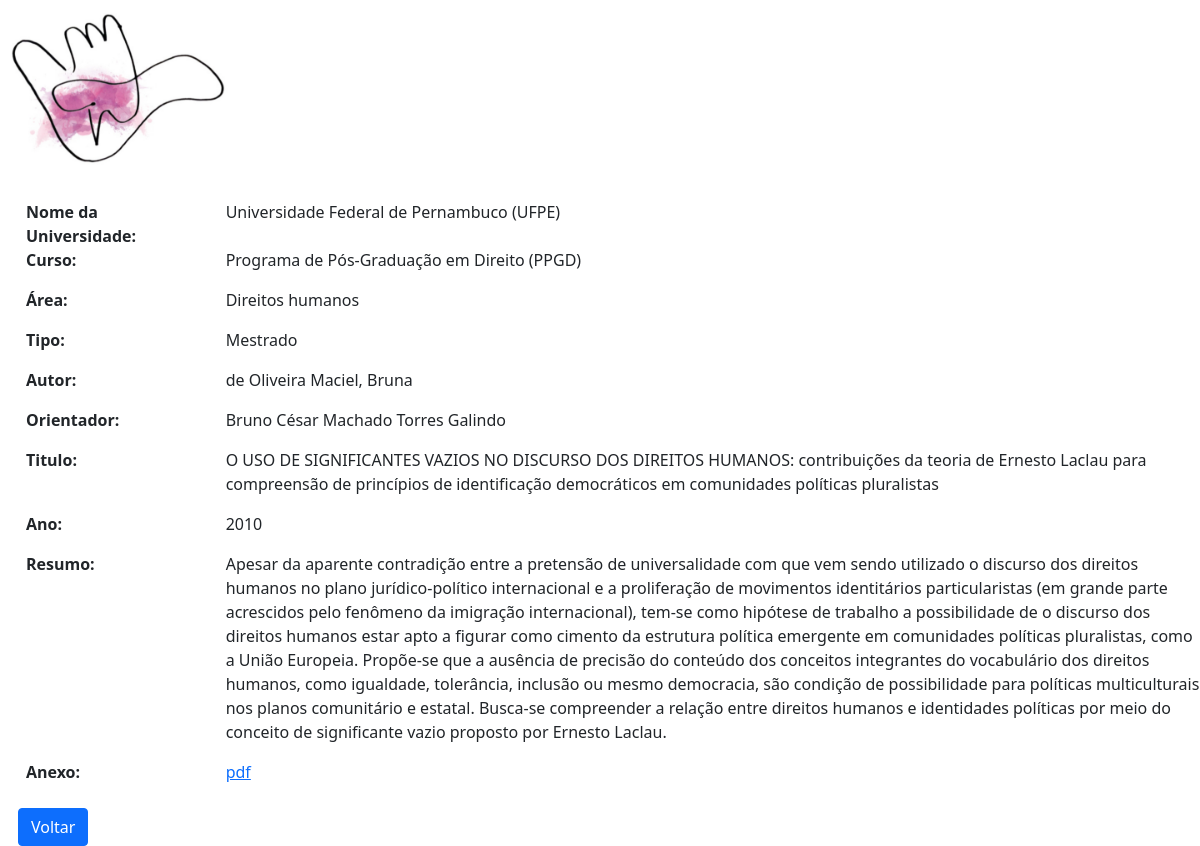
The app's page /detalhes.php?id=275 with its own data.
### tables this page shows
CREATE TABLE `tese_dissertacao` (
  `id` int(11) NOT NULL,
  `autor` varchar(255) NOT NULL,
  `orientador` varchar(255) NOT NULL,
  `tipo` varchar(255) NOT NULL,
  `curso` varchar(255) NOT NULL,
  `titulo` varchar(300) NOT NULL,
  `instituicao` varchar(255) NOT NULL,
  `classificacao_geral` varchar(255) NOT NULL,
  `resumo` longtext,
  `ano_defesa` int(11) NOT NULL,
  `pdf` varchar(8000) DEFAULT NULL
);

### detalhes.php (the view, shortened to what this page needs)
<?php
$my_option = $_GET["id"];
if( !empty($my_option) ){
    require_once "config.php";
    $sql = "SELECT * FROM tese_dissertacao WHERE id = ?";
    if($stmt = mysqli_prepare($conn, $sql)){
        mysqli_stmt_bind_param($stmt, "i", $param_id);
        if(mysqli_stmt_execute($stmt)){
            $result = mysqli_stmt_get_result($stmt);
            if(mysqli_num_rows($result) == 1){
                $row = mysqli_fetch_array($result, MYSQLI_ASSOC);
                $instituicao = $row['instituicao'];
                $curso = $row['curso'];
                $classificacao = $row['classificacao_geral'];
                $tipo = $row["tipo"];
                $autor = $row["autor"];
                $orientador = $row["orientador"];
                $titulo = $row["titulo"];
                $ano_defesa = $row["ano_defesa"];
                $resumo = $row["resumo"];
                $pdf = $row["pdf"];
            } else{
                header("location: error.php");
                exit();
            }
        } else{
            echo "Oops! Something went wrong. Please try again later.";
        }
    }
} else{
    header("location: error.php");
    exit();
}
?>
<!DOCTYPE html>
<html lang="en">
<head>
    <link href="bs5/css/bootstrap.css" rel="stylesheet">
</head>
<body>
    <div class="header mt-2">
      <img src="img/logodetalhes.jpeg" class="img-fluid" style="width:220px;height:160px;margin-bottom:20px; margin-left: 10px;">
    </div>
    <div class="row" style="margin-left:14px;margin-top: 12px;">
    <div class="col-md-2">
        <b>Nome da Universidade:</b>
    </div>
    <div class="col-md-10">
        <p><?= $instituicao ?></p>
    </div>
    <div class="col-md-2">
        <b>Curso:</b>
    </div>
    <div class="col-md-10">
        <p><?= $curso ?></p>
    </div>
    <div class="col-md-2">
        <b>Área:</b>
    </div>
    <div class="col-md-10">
        <p><?= $classificacao ?></p>
    </div>
    <div class="col-md-2">
        <b>Tipo:</b>
    </div>
    <div class="col-md-10">
        <p><?= $tipo ?></p>
    </div>
    <div class="col-md-2">
        <b>Autor:</b>
    </div>
    <div class="col-md-10">
        <p><?= $autor ?></p>
    </div>
    <div class="col-md-2">
        <b>Orientador:</b>
    </div>
    <div class="col-md-10">
        <p><?= $orientador ?></p>
    </div>
    <div class="col-md-2">
        <b>Titulo:</b>
    </div>
    <div class="col-md-10">
        <p><?= $titulo ?></p>
    </div>
    <div class="col-md-2">
        <b>Ano:</b>
    </div>
    <div class="col-md-10">
        <p><?= $ano_defesa ?></p>
    </div>
    <div class="col-md-2">
        <b>Resumo:</b>
    </div>
    <div class="col-md-10">
        <p><?= $resumo ?></p>
    </div>
    <div class="col-md-2">
        <b>Anexo:</b>
    </div>
    <div class="col-md-10">
      <a href="<?=$pdf; ?>">pdf</a>
    </div>
  </div>
  <br>
  <a href="index.php" class="btn btn-primary" style="margin-left: 18px">Voltar</a>
</body>
</html>

### records on screen
tese_dissertacao: instituicao "Universidade Federal de Pernambuco (UFPE)", curso "Programa de Pós-Graduação em Direito (PPGD)", classificacao_geral "Direitos humanos", tipo "Mestrado", autor "de Oliveira Maciel, Bruna", orientador "Bruno César Machado Torres Galindo", titulo "O USO DE SIGNIFICANTES VAZIOS NO DISCURSO DOS DIREITOS HUMANOS: contribuições da teoria de Ernesto Laclau para compreensão de princípios de identificação democráticos em comunidades políticas pluralistas", ano_defesa "2010", resumo "Apesar da aparente contradição entre a pretensão de universalidade com que vem sendo utilizado o discurso dos direitos humanos no plano jurídico-político internacional e a proliferação de movimentos identitários particularistas (em grande parte acrescidos pelo fenômeno da imigração internacional), tem-se como hipótese de trabalho a possibilidade de o discurso dos direitos humanos estar apto a figurar como cimento da estrutura política emergente em comunidades políticas pluralistas, como a União Europeia. Propõe-se que a ausência de precisão do conteúdo dos conceitos integrantes do vocabulário dos direitos humanos, como igualdade, tolerância, inclusão ou mesmo democracia, são condição de…"
